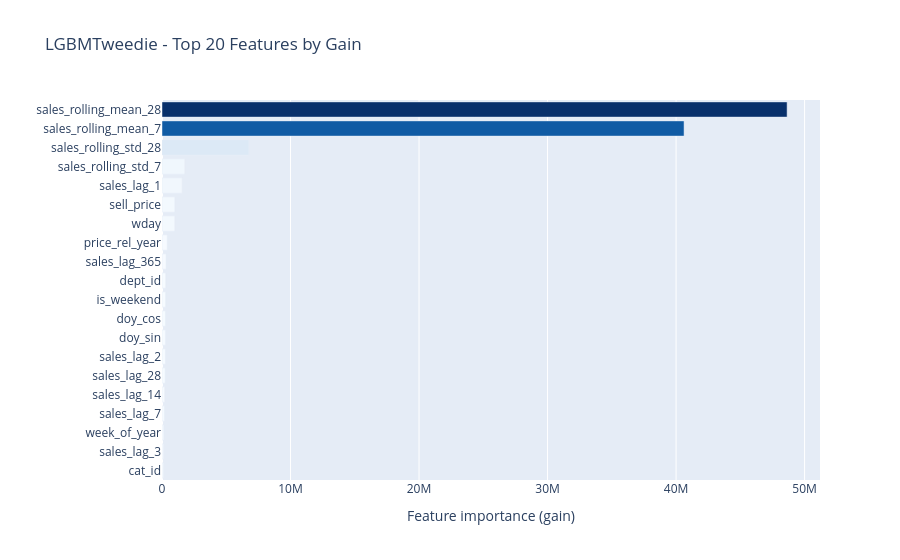

The code cell stored with this chart in its notebook:
### Markdown cell above
## 6. Feature Importance

LightGBM feature importance by **gain** - total information gain attributed to each feature across all trees.  
Expected top features: lag_7, rolling_mean_28, sell_price, has_snap, has_event.

### Code cell
fi = final_model.feature_importance.head(20).reset_index()
fi.columns = ["Feature", "Gain"]

fig = px.bar(
    fi.sort_values("Gain"),
    x="Gain", y="Feature",
    orientation="h",
    title="LGBMTweedie - Top 20 Features by Gain",
    labels={"Gain": "Feature importance (gain)", "Feature": ""},
    height=560,
    color="Gain", color_continuous_scale="Blues",
)
fig.update_layout(coloraxis_showscale=False)
fig.write_html(str(FIGS_DIR / "feature_importance.html"), include_plotlyjs="cdn")
fig.show()

### Figure 1 — Plotly figure (JSON) as saved in the notebook; plotly's stock layout.template omitted (floating-point values rounded to 4 significant figures)
{"data": [{"hovertemplate": "Feature importance (gain)=%{marker.color}<br>=%{y}<extra></extra>", "legendgroup": "", "marker": {"color": [113200.0, 119500.0, 133600.0, 183000.0, 207000.0, 244700.0, 261500.0, 263900.0, 265600.0, 282900.0, 286800.0, 313000.0, 401300.0, 996100.0, 996900.0, 1563000.0, 1774000.0, 6751000.0, 40620000.0, 48640000.0], "coloraxis": "coloraxis", "pattern": {"shape": ""}}, "name": "", "orientation": "h", "showlegend": false, "textposition": "auto", "type": "bar", "x": [113200.0, 119500.0, 133600.0, 183000.0, 207000.0, 244700.0, 261500.0, 263900.0, 265600.0, 282900.0, 286800.0, 313000.0, 401300.0, 996100.0, 996900.0, 1563000.0, 1774000.0, 6751000.0, 40620000.0, 48640000.0], "xaxis": "x", "y": ["cat_id", "sales_lag_3", "week_of_year", "sales_lag_7", "sales_lag_14", "sales_lag_28", "sales_lag_2", "doy_sin", "doy_cos", "is_weekend", "dept_id", "sales_lag_365", "price_rel_year", "wday", "sell_price", "sales_lag_1", "sales_rolling_std_7", "sales_rolling_std_28", "sales_rolling_mean_7", "sales_rolling_mean_28"], "yaxis": "y"}], "layout": {"barmode": "relative", "coloraxis": {"colorbar": {"title": {"text": "Feature importance (gain)"}}, "colorscale": [[0, "rgb(247,251,255)"], [0.125, "rgb(222,235,247)"], [0.25, "rgb(198,219,239)"], [0.375, "rgb(158,202,225)"], [0.5, "rgb(107,174,214)"], [0.625, "rgb(66,146,198)"], [0.75, "rgb(33,113,181)"], [0.875, "rgb(8,81,156)"], [1, "rgb(8,48,107)"]], "showscale": false}, "height": 560, "legend": {"tracegroupgap": 0}, "title": {"text": "LGBMTweedie - Top 20 Features by Gain"}, "xaxis": {"anchor": "y", "domain": [0, 1], "title": {"text": "Feature importance (gain)"}}, "yaxis": {"anchor": "x", "domain": [0, 1], "title": {"text": ""}}}}
